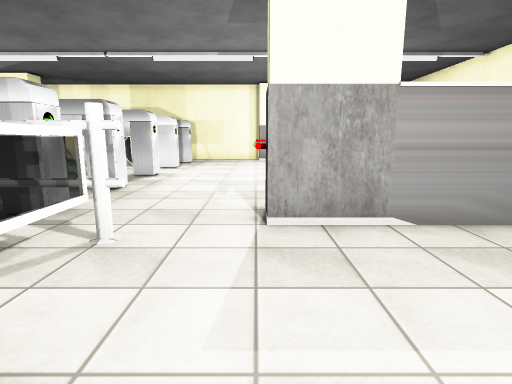
View 1 (above)

24 first-person views from a walk through a 3-D level made in the Unity game engine. The camera is 1.3 m above the floor, tilts 10° down and sees 80° across. The floor is counted in squares, 1 m on a side. Each view is taken from the middle of a square. On the plan, view 1 faces up. The plan holds only what a view shows up to about 14 squares ahead; the rest is blank. The player character is not drawn. Some surface patterns are stand-ins.

View 2
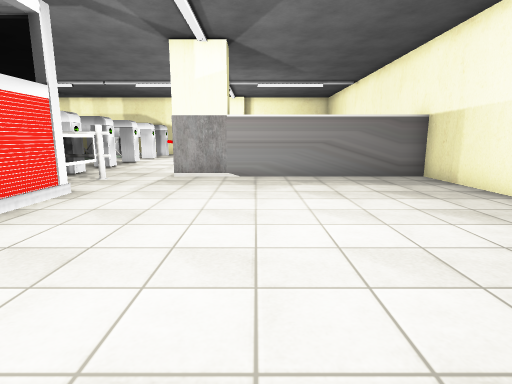

View 3
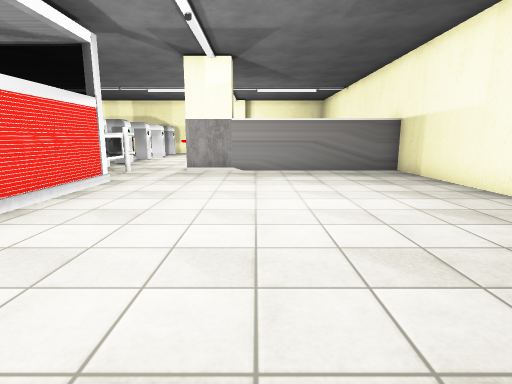

View 4
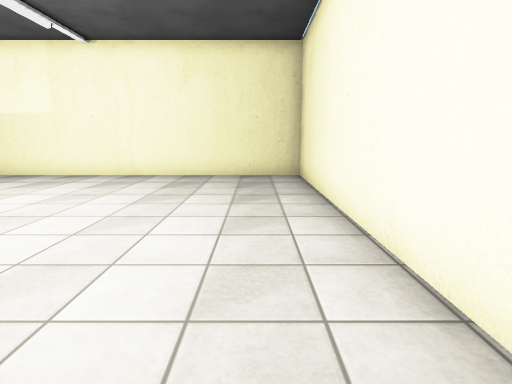

View 5
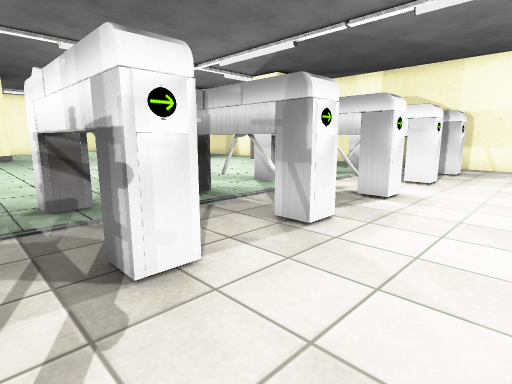

View 6
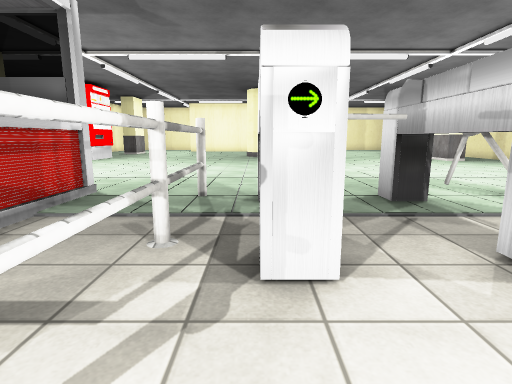

View 7
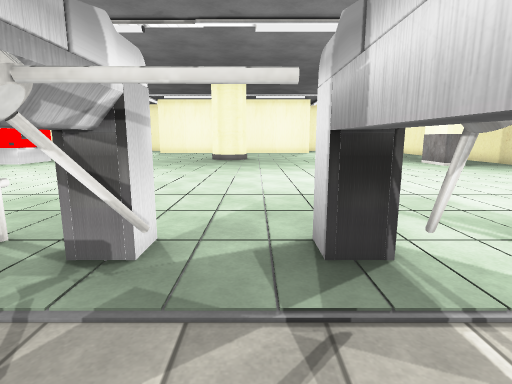

View 8
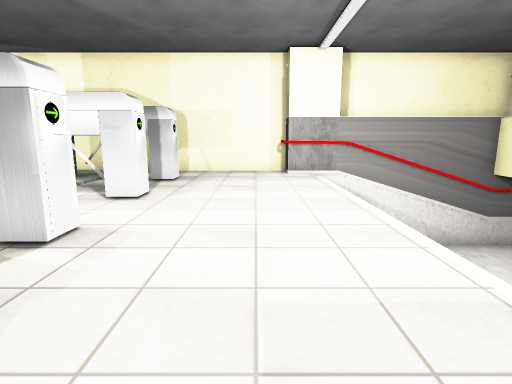

View 9
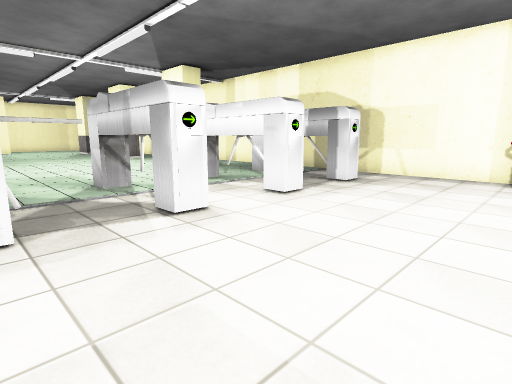

View 10
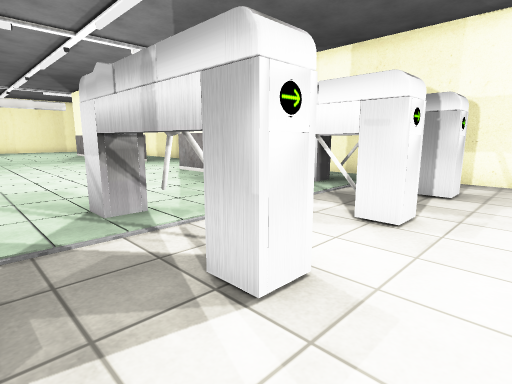

View 11
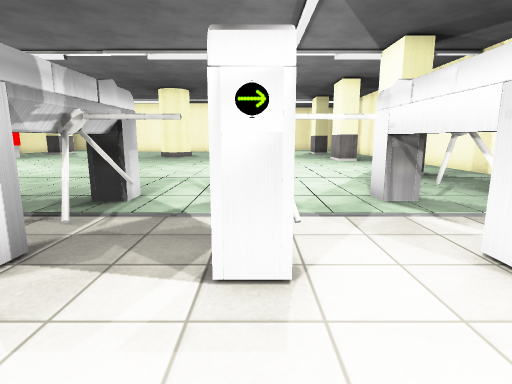

View 12
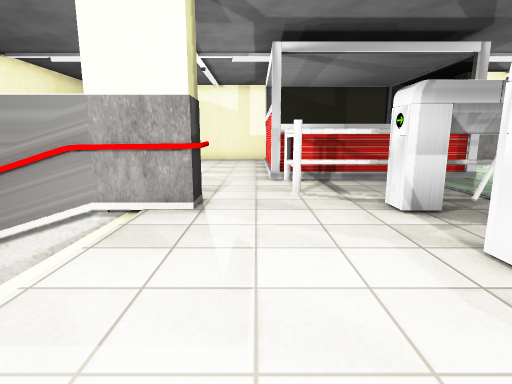

View 13
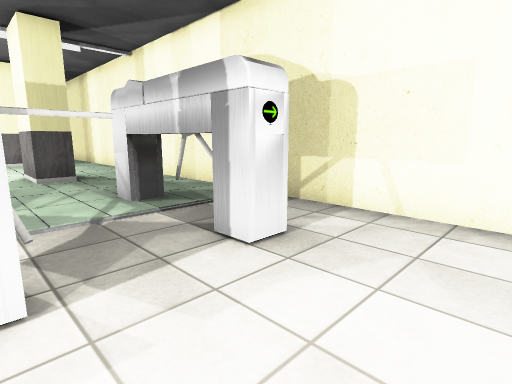

View 14
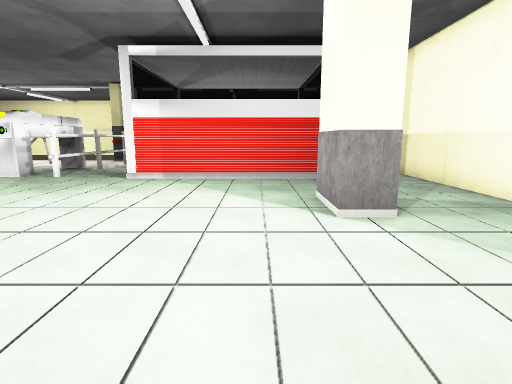

View 15
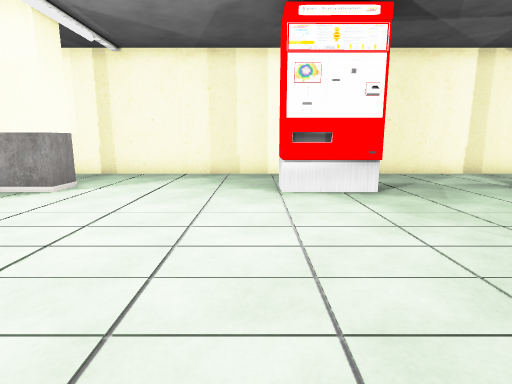

View 16
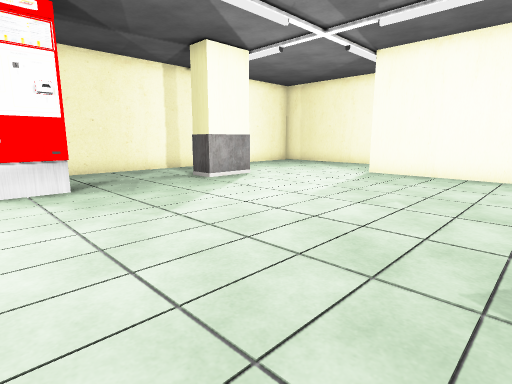

View 17
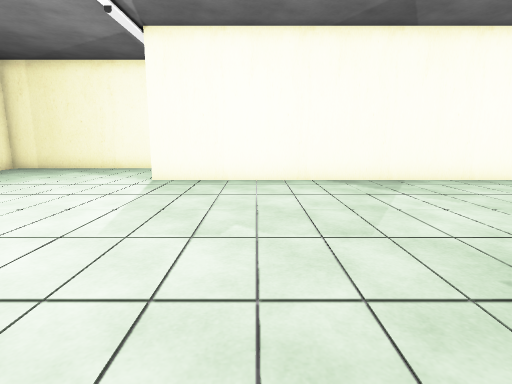

View 18
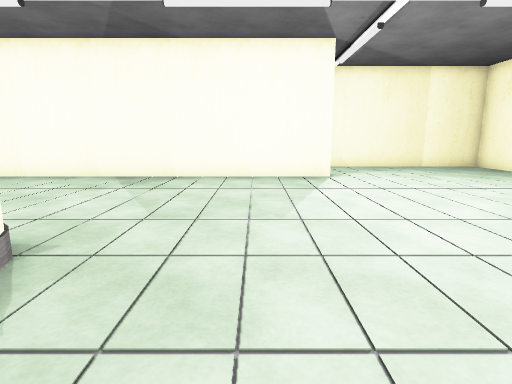

View 19
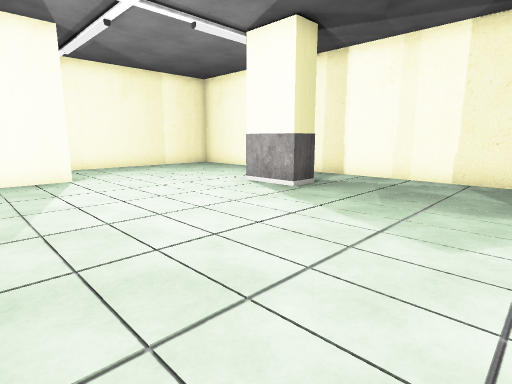

View 20
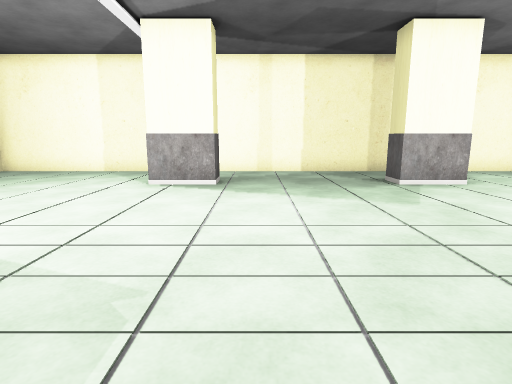

View 21
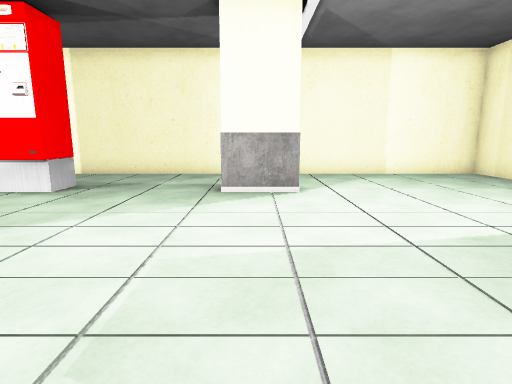

View 22
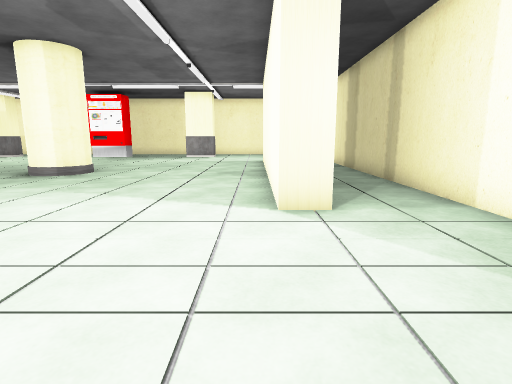

View 23
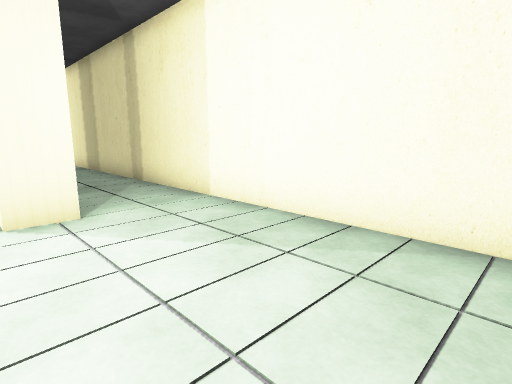

View 24
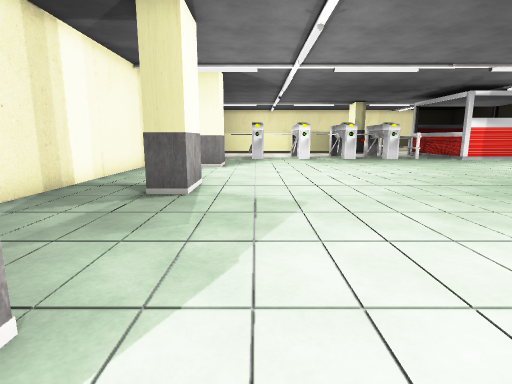

### Floor plan
Key: @ floor where view 1 was taken; # wall or solid block; x gap in a wall; . floor; / step, stairs or slope; = window, fence, low wall or low ledge; ^ raised ledge; T thing the floor can be seen under or through; O other object.
Columns run from 34 left of view 1 to 9 right of it. Each row starts with its distance up from view 1.
 19 ###################################
 18 #...... .................... .....#####
 17 #......  ..........  .....OOOOO.....
 16 #......##^....^#^....##^....O.......
 15 #...........................O.......
 14 #.........................OOOOO.....
 13 #...........................O.......
 12 #...........................O.......
 11 #..#......................OOOOO.....
 10 #..#........................x.......
  9 #..#........................T.......
  8 #..#...................... TTTT.....
  7 #. #.......... .............O.......
  6 #. #.......##.  ...........OOOO...../
  5 #. #.......# .. ..........OOOOO...##########
  4 #. #......................#==TTT...........#
  3 #  #............................=..........#
  2 #  #............................=..........#
  1 #  #......................#######..........#
  0    #......................#     =.@........#
 -1    #......................#     =..........#
 -2  .........................#     =..........#
 -3 #.........................#     =..........#
 -4 #............OOO..........#      ..........#
 -5 #......##^...O O.....##^..#       .........#
 -6 #............. .........         ..........#
 -7 #.........................      ...........#
 -8 #...........................     ..........#
 -9 #############################     ##########

Positions as (right, up) in squares from view 1, and headings:
1: (0, 0), facing up
2: (3, -6), facing up
3: (3, -8), facing up
4: (-2, -7), facing right
5: (-1, 4), facing up-left
6: (-1, 5), facing left
7: (-4, 7), facing left
8: (-1, 7), facing up
9: (1, 8), facing up-left
10: (-2, 9), facing up-left
11: (-1, 11), facing left
12: (-1, 11), facing down
13: (-1, 14), facing up-left
14: (-18, -3), facing right
15: (-18, 3), facing down
16: (-19, 4), facing down-left
17: (-21, 2), facing left
18: (-20, 9), facing left
19: (-20, 9), facing up-left
20: (-24, 7), facing up
21: (-26, 3), facing down
22: (-30, 17), facing down
23: (-30, 17), facing down-left
24: (-27, 14), facing right
